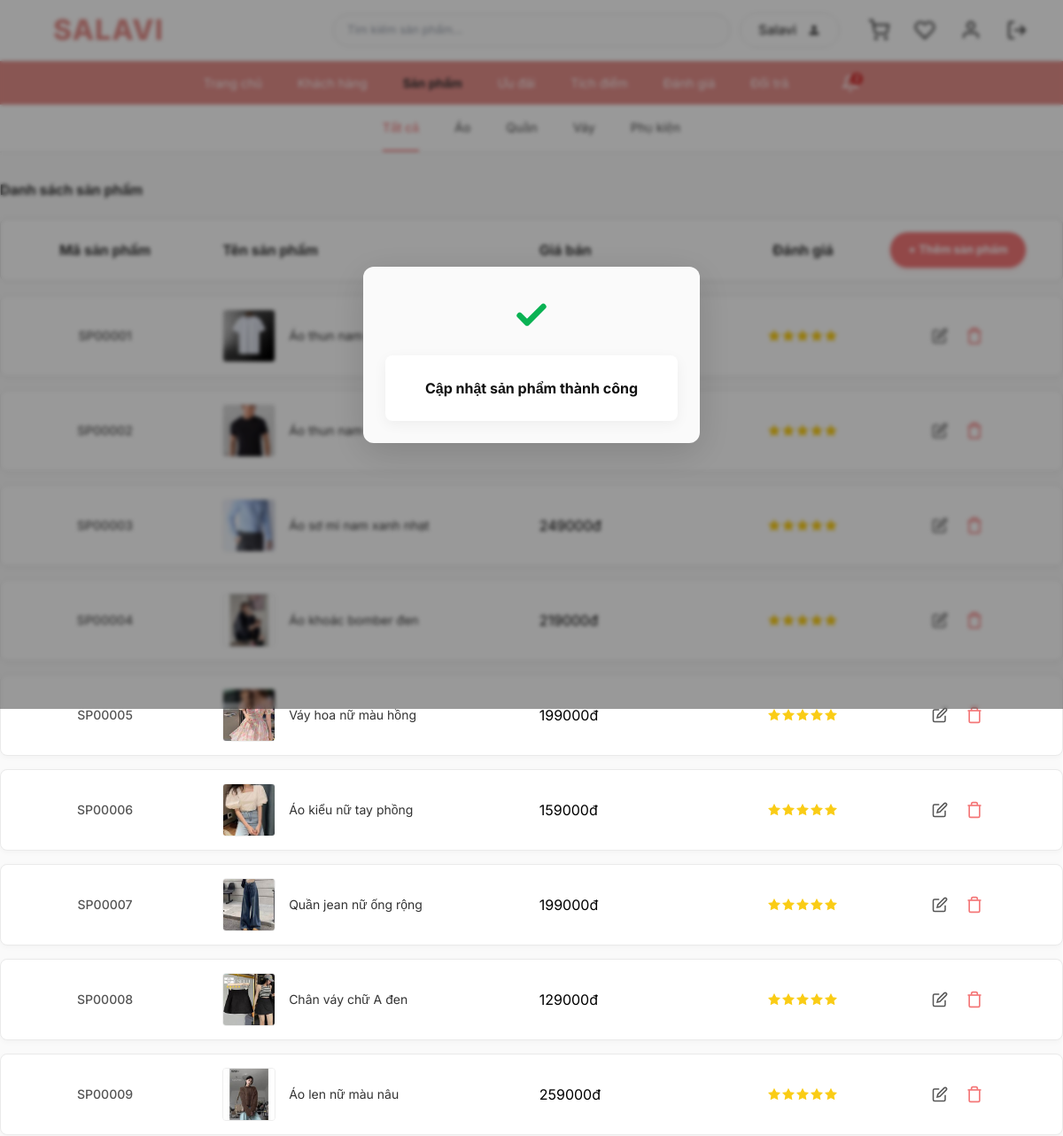
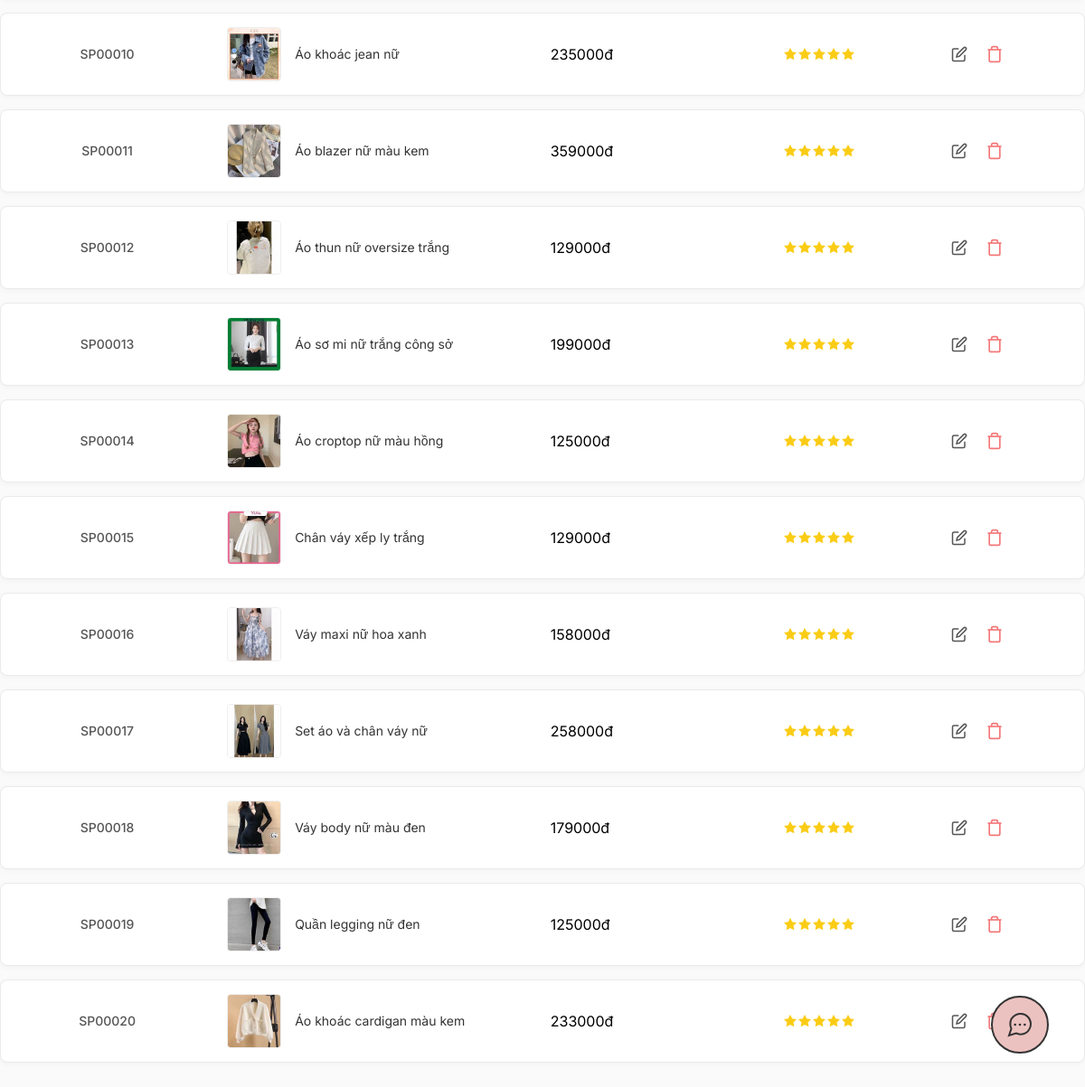
Page /products/success/edit/ on the committed database (2 pictures, top to bottom).
### products/models.py (models this page shows, shortened)
class SanPham(models.Model):
    MaSP = models.CharField(max_length=10, primary_key=True)
    TenSP = models.CharField(max_length=100)
    MoTa = models.CharField(max_length=200, null=True, blank=True)
    Gia = models.DecimalField(max_digits=18, decimal_places=2)
    HinhAnh = models.ImageField(upload_to='sanpham/')

### products/views.py (the view)
# urls.py: path('success/edit/', views.edit_success, name='edit_success'),
def edit_success(request):
    products = SanPham.objects.all()
    return render(request, 'products/product_edit_success.html', {'products': products})

### products/templates/products/product_edit_success.html (shortened to what this page needs)
{% extends 'products/product_list.html' %}
{% load static %}
{% block content %}
{{ block.super }}
<a href="{% url 'products:product_list' %}" class="modal-overlay" style="text-decoration: none;">
    <div class="success-modal-content" onclick="event.preventDefault(); event.stopPropagation();">
        <div class="success-icon">
            <svg width="40" height="40" viewBox="0 0 24 24" fill="none" stroke="currentColor" stroke-width="4" stroke-linecap="round" stroke-linejoin="round">
                <polyline points="20 6 9 17 4 12"></polyline>
            </svg>
        </div>
        <div class="success-card">
            <p class="success-text">Cập nhật sản phẩm thành công</p>
        </div>
    </div>
</a>
{% endblock %}

### products/templates/products/product_list.html (shortened to what this page needs)
{% extends 'base.html' %}
{% load static %}
{% block content %}
<div class="sub-nav-container">
    <div class="sub-nav">
        <a href="#" class="active">Tất cả</a>
        <a href="#">Áo</a>
        <a href="#">Quần</a>
        <a href="#">Váy</a>
        <a href="#">Phụ kiện</a>
    </div>
</div>
<div class="product-layout">
    <div class="product-list-title">Danh sách sản phẩm</div>
    <div class="product-list-header">
        <div>Mã sản phẩm</div>
        <div class="header-name">Tên sản phẩm</div>
        <div class="header-price">Giá bán</div>
        <div class="header-rating">Đánh giá</div>
        <a href="{% url 'products:add_product' %}" class="add-product-btn"
            style="text-decoration: none; text-align: center;">+ Thêm sản phẩm</a>
    </div>
    <div class="product-cards-container">
        {% for product in products %}
        <div class="product-card">
            <div class="product-code">{{ product.MaSP }}</div>
            <a href="{% url 'products:product_detail' product.MaSP %}" class="card-name-col">
                {% if product.HinhAnh %}
                <img src="{{ product.HinhAnh.url }}" alt="{{ product.TenSP }}" class="product-image">
                {% else %}
                <img src="https://images.unsplash.com/photo-1521572163474-6864f9cf17ab?auto=format&fit=crop&w=60&h=60"
                    alt="{{ product.TenSP }}" class="product-image">
                {% endif %}
                <div class="product-name" style="transition: color 0.2s;">{{ product.TenSP }}</div>
            </a>
            <div class="product-price">{{ product.Gia|floatformat:0 }}đ</div>
            <div class="product-rating">
                <svg width="14" height="14" viewBox="0 0 24 24" fill="#facc15" stroke="#facc15" stroke-width="2">
                    <polygon
                        points="12 2 15.09 8.26 22 9.27 17 14.14 18.18 21.02 12 17.77 5.82 21.02 7 14.14 2 9.27 8.91 8.26 12 2">
                    </polygon>
                </svg>
                <svg width="14" height="14" viewBox="0 0 24 24" fill="#facc15" stroke="#facc15" stroke-width="2">
                    <polygon
                        points="12 2 15.09 8.26 22 9.27 17 14.14 18.18 21.02 12 17.77 5.82 21.02 7 14.14 2 9.27 8.91 8.26 12 2">
                    </polygon>
                </svg>
                <svg width="14" height="14" viewBox="0 0 24 24" fill="#facc15" stroke="#facc15" stroke-width="2">
                    <polygon
                        points="12 2 15.09 8.26 22 9.27 17 14.14 18.18 21.02 12 17.77 5.82 21.02 7 14.14 2 9.27 8.91 8.26 12 2">
                    </polygon>
                </svg>
                <svg width="14" height="14" viewBox="0 0 24 24" fill="#facc15" stroke="#facc15" stroke-width="2">
                    <polygon
                        points="12 2 15.09 8.26 22 9.27 17 14.14 18.18 21.02 12 17.77 5.82 21.02 7 14.14 2 9.27 8.91 8.26 12 2">
                    </polygon>
                </svg>
                <svg width="14" height="14" viewBox="0 0 24 24" fill="#facc15" stroke="#facc15" stroke-width="2">
                    <polygon
                        points="12 2 15.09 8.26 22 9.27 17 14.14 18.18 21.02 12 17.77 5.82 21.02 7 14.14 2 9.27 8.91 8.26 12 2">
                    </polygon>
                </svg>
            </div>
            <div class="product-actions">
                <a class="action-icon edit" title="Chỉnh sửa" href="{% url 'products:edit_product' product.MaSP %}">
                    <svg width="18" height="18" viewBox="0 0 24 24" fill="none" stroke="currentColor" stroke-width="2">
                        <path d="M11 4H4a2 2 0 0 0-2 2v14a2 2 0 0 0 2 2h14a2 2 0 0 0 2-2v-7"></path>
                        <path d="M18.5 2.5a2.121 2.121 0 0 1 3 3L12 15l-4 1 1-4 9.5-9.5z"></path>
                    </svg>
                </a>
                <button class="action-icon delete" title="Xóa">
                    <svg width="20" height="20" viewBox="0 0 24 24" fill="none" stroke="currentColor" stroke-width="2">
                        <polyline points="3 6 5 6 21 6"></polyline>
                        <path d="M19 6v14a2 2 0 0 1-2 2H7a2 2 0 0 1-2-2V6m3 0V4a2 2 0 0 1 2-2h4a2 2 0 0 1 2 2v2"></path>
                    </svg>
                </button>
            </div>
        </div>
        {% empty %}
        <div style="text-align: center; padding: 20px; color: #666; font-style: italic;">Chưa có sản phẩm nào trong cơ
            sở dữ liệu.</div>
        {% endfor %}
    </div>
</div>
{% endblock %}

### static/css/style.css (style rules this page uses)
* { margin: 0; padding: 0; box-sizing: border-box; font-family: 'Inter', sans-serif; }
body { background: #fafafa; color: #333; }

### products/templates/products/product_list.html (style rules this page uses)
.sub-nav-container { background-color: #fff; border-bottom: 1px solid #eaeaea; display: flex; justify-content: center; padding: 0; }
.sub-nav { display: flex; gap: 40px; }
.sub-nav a { text-decoration: none; color: #666; font-size: 14px; padding: 15px 0; font-weight: 500; }
.sub-nav a.active { color: #f47879; border-bottom: 2px solid #f47879; }
.product-layout { max-width: 1200px; margin: 30px auto; font-family: Arial, sans-serif; }
.product-list-title { font-size: 16px; font-weight: bold; color: #333; margin-bottom: 20px; }
.product-list-header { display: grid; grid-template-columns: 1fr 2fr 1.5fr 1fr 1fr; align-items: center; background-color: #fff; padding: 15px 30px; border-radius: 8px; border: 1px solid #ddd; font-weight: bold; color: #333; text-align: center; margin-bottom: 15px; }
.header-name { text-align: left; width: 280px; justify-self: center; padding-left: 10px; }
.add-product-btn { justify-self: center; background-color: #f47879; color: white; padding: 10px 20px; border-radius: 20px; text-decoration: none; font-size: 13px; border: none; cursor: pointer; font-weight: bold; box-shadow: 0 2px 4px rgba(244, 120, 121, 0.3); }
.product-cards-container { background-color: transparent; }
.product-card { display: grid; grid-template-columns: 1fr 2fr 1.5fr 1fr 1fr; align-items: center; background-color: #fff; padding: 15px 30px; margin-bottom: 15px; border-radius: 8px; box-shadow: 0 2px 6px rgba(0, 0, 0, 0.03); border: 1px solid #eaeaea; text-align: center; transition: box-shadow 0.2s; }
.product-card:last-child { margin-bottom: 0; }
.product-code { color: #555; font-size: 14px; font-weight: 500; }
.card-name-col { display: flex; align-items: center; gap: 15px; justify-content: flex-start; width: 280px; justify-self: center; padding-left: 10px; text-decoration: none; color: inherit; }
.product-image { width: 60px; height: 60px; object-fit: cover; border-radius: 4px; border: 1px solid #eee; }
.product-name { color: #333; font-size: 14px; text-align: left; }
.header-price { text-align: left; padding-left: 20%; }
.product-price { font-weight: normal; color: #000; text-align: left; padding-left: 20%; }
.header-rating { text-align: center; }
.product-rating { display: flex; justify-content: center; align-items: center; gap: 2px; }
.product-rating svg { margin: 0; flex-shrink: 0; }
.product-actions { display: flex; justify-content: center; gap: 20px; align-items: center; }
.action-icon { cursor: pointer; background: none; border: none; color: #555; padding: 0; display: flex; align-items: center; justify-content: center; text-decoration: none; }
.action-icon.delete { color: #f47879; }
.action-icon.edit { color: #555; }

### products/templates/products/product_edit_success.html (style rules this page uses)
.modal-overlay { position: fixed; top: 0; left: 0; width: 100vw; height: 100vh; background-color: rgba(0, 0, 0, 0.4); backdrop-filter: blur(2px); display: flex; justify-content: center; align-items: center; z-index: 2000; box-sizing: border-box; }
.success-modal-content { background-color: #fafafa; width: 380px; max-width: 90%; border-radius: 12px; padding: 35px 25px 25px; box-shadow: 0 10px 40px rgba(0, 0, 0, 0.15); display: flex; flex-direction: column; align-items: center; }
.success-icon { color: #0ab253; margin-bottom: 25px; }
.success-card { background: #fff; border-radius: 8px; padding: 25px 20px; width: 100%; box-shadow: 0 4px 15px rgba(0,0,0,0.05); text-align: center; box-sizing: border-box; }
.success-text { font-size: 16px; font-weight: bold; color: #111; margin: 0; }

### rows in the picture
SanPham: MaSP "SP00001", HinhAnh (picture), TenSP "Áo thun nam basic trắng"
SanPham: MaSP "SP00002", HinhAnh (picture), TenSP "Áo thun nam basic đen"
SanPham: MaSP "SP00003", HinhAnh (picture), TenSP "Áo sơ mi nam xanh nhạt", Gia "249000"
SanPham: MaSP "SP00004", HinhAnh (picture), TenSP "Áo khoác bomber đen", Gia "219000"
SanPham: MaSP "SP00005", HinhAnh (picture), TenSP "Váy hoa nữ màu hồng", Gia "199000"
SanPham: MaSP "SP00006", HinhAnh (picture), TenSP "Áo kiểu nữ tay phồng", Gia "159000"
SanPham: MaSP "SP00007", HinhAnh (picture), TenSP "Quần jean nữ ống rộng", Gia "199000"
SanPham: MaSP "SP00008", HinhAnh (picture), TenSP "Chân váy chữ A đen", Gia "129000"
SanPham: MaSP "SP00009", HinhAnh (picture), TenSP "Áo len nữ màu nâu", Gia "259000"
SanPham: MaSP "SP00010", HinhAnh (picture), TenSP "Áo khoác jean nữ", Gia "235000"
SanPham: MaSP "SP00011", HinhAnh (picture), TenSP "Áo blazer nữ màu kem", Gia "359000"
SanPham: MaSP "SP00012", HinhAnh (picture), TenSP "Áo thun nữ oversize trắng", Gia "129000"
SanPham: MaSP "SP00013", HinhAnh (picture), TenSP "Áo sơ mi nữ trắng công sở", Gia "199000"
SanPham: MaSP "SP00014", HinhAnh (picture), TenSP "Áo croptop nữ màu hồng", Gia "125000"
SanPham: MaSP "SP00015", HinhAnh (picture), TenSP "Chân váy xếp ly trắng", Gia "129000"
SanPham: MaSP "SP00016", HinhAnh (picture), TenSP "Váy maxi nữ hoa xanh", Gia "158000"
SanPham: MaSP "SP00017", HinhAnh (picture), TenSP "Set áo và chân váy nữ", Gia "258000"
SanPham: MaSP "SP00018", HinhAnh (picture), TenSP "Váy body nữ màu đen", Gia "179000"
SanPham: MaSP "SP00019", HinhAnh (picture), TenSP "Quần legging nữ đen", Gia "125000"
SanPham: MaSP "SP00020", HinhAnh (picture), TenSP "Áo khoác cardigan màu kem", Gia "233000"
